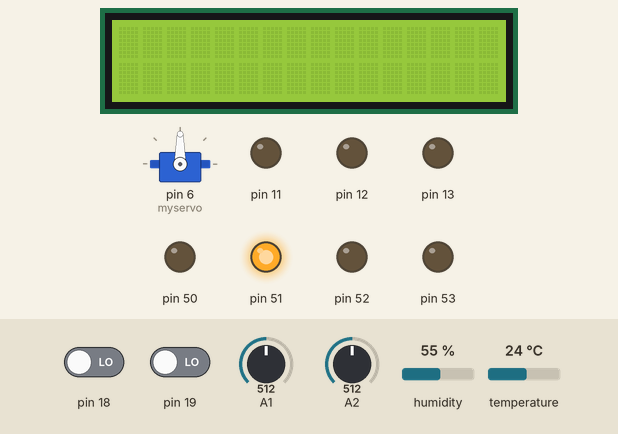
Simulated run of this sketch. Board: Arduino Mega 2560, built with avr-gcc and run on an emulated ATmega2560. Shown: 16×2 character LCD, servo, output pins drawn as LEDs (lit = HIGH). The inputs (shaded band) are chosen by the test bench; at power-on: pin 18 LOW, A1 = 512, temperature 24 °C, A2 = 512, pin 19 LOW, humidity 55 %. The local clock reads 2024-03-15 10:24:30 at power-on unless the sketch sets it; what the sketch prints to the serial monitor is not drawn.

Above: at 1.2 s.
1.3 s: pin 18 driven HIGH
At 2.6 s:
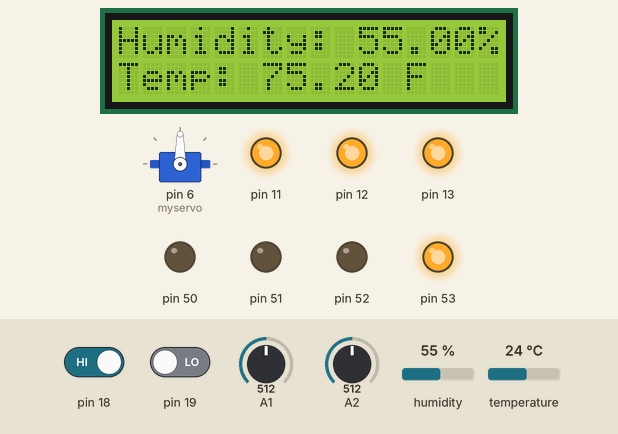
3.3 s: A1 set to 257
5.5 s: A1 set to 233
At 7.6 s:
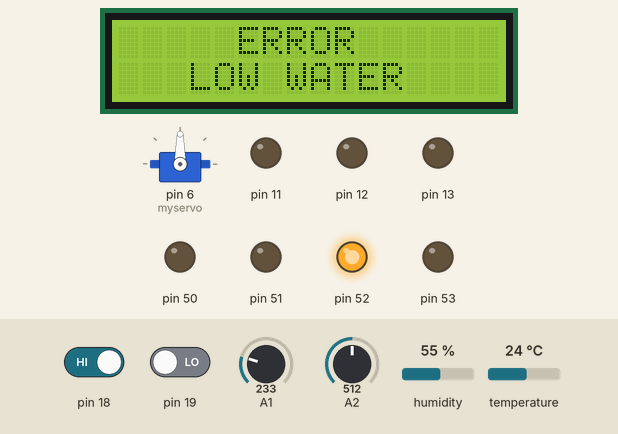
8.5 s: A1 set to 260
At 8.9 s:
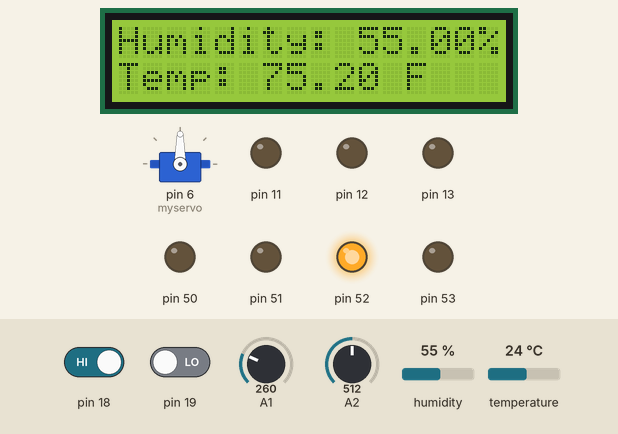
10.5 s: temperature set to 22 °C
At 11.9 s:
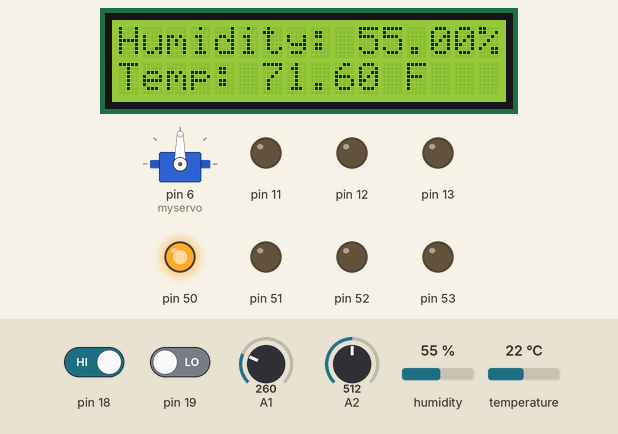
13.0 s: A2 set to 716
At 15.0 s:
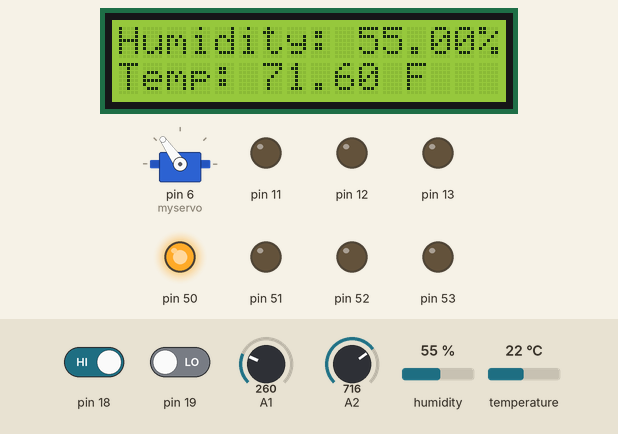
Timing chart, 0 to 16.1 s (numbered marks = the images above; inputs shaded):
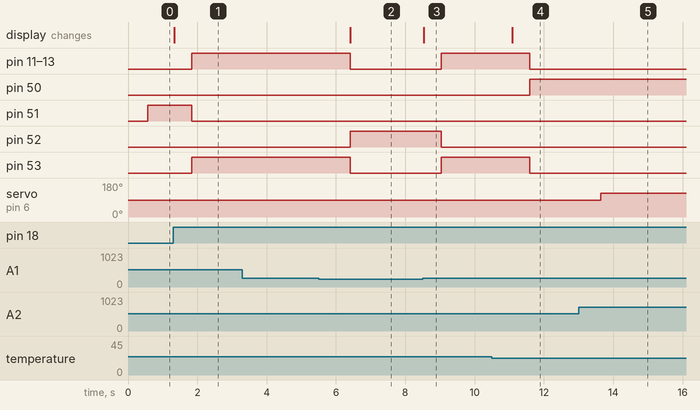

The sketch:

MAIN.ino
```cpp
// Include required libraries
#include <Wire.h>
#include <TimeLib.h>
#include <DS1307RTC.h>
#include "DHT.h"
#include <LiquidCrystal.h>
#include <Servo.h>

#define ENABLE 13 //fan setup
#define DIRA 12
#define DIRB 11

int state = LOW;  // the current state of the output pin
int reading;    // the current reading from the input pin
int previous = HIGH;    // the previous reading from the input pin

int reset;

int printed_disabled = false;  // variables to hold value if the statements in that state have alreday been printed
int printed_idle = false;
int printed_running  = false;
int printed_error = false;

double new_value= 0;

float Temp_Threshold = 75;
float Water_Threshold = 250;

// Define constant for RTC I2C Address
#define DS1307_CTRL_ID 0x68

#define DHTPIN A3
#define DHTTYPE DHT11
DHT dht(DHTPIN, DHTTYPE);

Servo myservo;
int val;
int button = 0;
LiquidCrystal lcd(22, 23, 24, 25, 26, 27);

//// Definitions for the adc setup
volatile unsigned char* my_ADMUX = (unsigned char*) 0x7C;
volatile unsigned char* my_ADCSRB = (unsigned char*) 0x7B;
volatile unsigned char* my_ADCSRA = (unsigned char*) 0x7A;
volatile unsigned int* my_ADC_DATA = (unsigned int*) 0x78;

// B register
volatile unsigned char* port_b = (unsigned char*) 0x25; // Setting the port_b (data register) to address 0x25 (sets bit as high or low, outputs data)
volatile unsigned char* ddr_b = (unsigned char*) 0x24;  // Setting the ddr_b (Data Direction Register) to address 0x24 (sets it as input or output)
volatile unsigned char* pin_b = (unsigned char*) 0x23;  // Setting pin_b (Input Pin Address) to 0x23 (Reading a value from a pin)

//D register
volatile unsigned char* pin_d = (unsigned char*) 0x09;
volatile unsigned char* ddr_d = (unsigned char*) 0x0A;
volatile unsigned char* port_d = (unsigned char*) 0x0B;

long time = 0;         // the last time the output pin was toggled
long debounce = 200;   // the debounce time, increase if the output flickers

void setup() {
   lcd.begin(16, 2);

   adc_init(); // setup the ADC

   dht.begin();

   myservo.attach(6);

  *ddr_b = B11101111;  // output for the LED pins and the fan ;
  *ddr_d = B11110010; //PIN 18 nad 19 are inputs for the buttons.

  attachInterrupt(digitalPinToInterrupt(18),handleInt,CHANGE);  //interrupt for the start/stop buttton
  attachInterrupt(digitalPinToInterrupt(19),handleInt2,CHANGE); //interrupt for the reset button

  Serial.begin(9600);
}

void loop() {
  if (reading == HIGH && previous == LOW && millis() - time > debounce) {   // executed after on/off butoon interrupt to change states
      if (state == HIGH){
      state = LOW;
      Serial.print("OFF\n");
    }
    else{
      Serial.print("ON\n");
      state = HIGH;
     }
    time = millis();
   }
  previous = reading;
  reading = LOW;

   if(state == LOW){
      disabled_state();
    }

   else if(state == HIGH){
     if (Water_level() > Water_Threshold && DHT_sensor() < Temp_Threshold){

      idle_state();
     }
     else if (Water_level() > Water_Threshold && DHT_sensor() > Temp_Threshold){

      running_state();
     }
     else if(Water_level() < Water_Threshold){

      error_state();
     }
   }
}

// Interrupt Handler
void handleInt() {
  reading = HIGH;  //Interrupt handler for the on/off utton
}

void handleInt2() {
  reset = HIGH;  //Iterrupt handler for the reset button
}

void disabled_state(){

  printed_idle = false; //set all the other state variables as false so they can be printed next time the other states are executed
  printed_running  = false;
  printed_error = false;
  if (printed_disabled == false){  // prints name of the state and time only once , i.e every time the state is executed
    Serial.println("DISABLED State");
    printCurrentTime();
    printed_disabled = true;
  }

  *port_b &= B00000100;
  *port_b |= B00000100; // turn of all other LEDs and turn on Yellow LED

  lcd.clear();   // no display on LED
}

void idle_state(){
  printed_disabled = false;
  printed_running  = false;
  printed_error = false;
  if (printed_idle == false){   // prints name of the state and time only once , i.e every time the state is executed
    Serial.println("IDLE State");
    printCurrentTime();
    printed_idle = true;
  }

  *port_b &= B00001000;
  *port_b |= B00001000; // turn of all other LEDs and turn on Green LED

   DHT_sensor();  // turn on LCD monitor for temperature and humidity
   servo_motor(); //turn on vent control
}

void running_state(){
  printed_disabled = false;
  printed_idle  = false;
  printed_error = false;
  if (printed_running == false){
    Serial.println("RUNNING State");
    printCurrentTime();
    printed_running =  true;
}
  *port_b &= B11100001;  // turn of all other LEDs and turn on Blue LED
  *port_b |= B00000001;

  DHT_sensor();  // turn on LCD monitor for temperature and humidity
  fan_control(); // turn on fan
  servo_motor(); //turn on vent control
}

void error_state(){
  printed_disabled = false;
  printed_running  = false;
  printed_idle = false;
  if(printed_error == false){
    Serial.println("ERROR State");
    printCurrentTime();
    printed_error =  true;
  }
  *port_b &= B00000010;
  *port_b |= B00000010;  // turn of all other LEDs and turn on Red LED

  LCD_error(); //print LCD error message

  if(Water_level() > Water_Threshold && reset  == HIGH){  //if intreuppt is triggered then return to idle state if water level is above threshold
    idle_state();
    reset = LOW;
  }
}

void LCD_error() //print LCD error message
{
  lcd.clear();
  lcd.setCursor (0,0);
  lcd.print("     ERROR");
  lcd.setCursor(0,1);
  lcd.print ("   LOW WATER");
}

float DHT_sensor(){
  float h = dht.readHumidity(); // Read humidity
  float f = dht.readTemperature(true); //Read temperature
   if (isnan(h) || isnan(f)) // Check if any reads failed and exit early (to try again).
  {
    Serial.println(F("Failed to read from DHT sensor!"));
  }
  LCD_data(h, f);
  return f;
}


void LCD_data(float h, float f){ // LCD display
  lcd.setCursor (0,0);
  lcd.print ("Humidity: ");
  lcd.print (h);
  lcd.print ("%");

  lcd.setCursor (0,1);
  lcd.print ("Temp: ");
  lcd.print (f);
  lcd.print (" F");
}

void fan_control(){
 *port_b |= B11110000; //turning on fan

  }

void servo_motor (){
  val = adc_read(2); // pin A2
  val= map(val , 0 , 1023, 0 , 180);
  myservo.write(val);
  print_once(val); // printing value of angle only if it has changed
  delay(1000);
}

double Water_level()
{
  // get the reading from the ADC
  unsigned int adc_reading = adc_read(1); // pin A1
  return adc_reading;
}


// Format numbers as 2-digit numbers
void print2digits(int number) {
  if (number >= 0 && number < 10) {
    Serial.print('0');
  }
  Serial.print(number);
}

// Print to the serial monitor
void printCurrentTime(){

tmElements_t tm;

  if (RTC.read(tm)) {
    print2digits(tm.Hour);
    Serial.print(':');
    print2digits(tm.Minute);
    Serial.print(':');
    print2digits(tm.Second);
    Serial.print(" - ");
    Serial.print(tmYearToCalendar(tm.Year));
    Serial.print('-');
    print2digits(tm.Month);
    Serial.print('-');
    print2digits(tm.Day);

    Serial.println();
    delay(500);
  }
}

void print_once(double value){ //to print value of anything only if it has changed, in this case used for servo motor angle

  if(new_value != value){
  new_value = value;
  Serial.print("ANGLE:");
  Serial.println(new_value);
  }
}

void adc_init()
{
  // setup the A register
  // set bit   7 to 1 to enable the ADC
  *my_ADCSRA |= 0b10000000;
  // clear bit 5 to 0 to disable the ADC trigger mode
  *my_ADCSRA &= 0b11011111;
  // clear bit 4 to 0 to disable the ADC interrupt
  *my_ADCSRA &= 0b11110111;
  // clear bit 3-0 to 0 to set prescaler selection to slow reading
  *my_ADCSRA &= 0b11111000;


  // setup the B register
  // clear bit 3 to 0 to reset the channel and gain bits
  *my_ADCSRB &= 0b11110111;
  // clear bit 2-0 to 0 to set free running mode
  *my_ADCSRB &= 0b11111000;


  // setup the MUX Register
  // clear bit 7 to 0 for AVCC analog reference
  *my_ADMUX &= 0b01111111;
  // set bit   6 to 1 for AVCC analog reference
  *my_ADMUX |= 0b01000000;
  // clear bit 5 to 0 for right adjust result
  *my_ADMUX &= 0b11011111;
    // clear bit 5 to 0 for right adjust result
  *my_ADMUX &= 0b11011111;
  // clear bit 4-0 to 0 to reset the channel and gain bits
  *my_ADMUX &= 0b11100000;


}
unsigned int adc_read(unsigned char adc_channel_num)
{
  // clear the channel selection bits (MUX 4:0)
  *my_ADMUX &=0b11100000;

  // clear the channel selection bits (MUX 5)
  *my_ADCSRB &= 0b11110111;

  // set the channel selection bits, but remove the most significant bit (bit 3)
  if(adc_channel_num>7){
    adc_channel_num -=8;
    // set MUX bit 5
    *my_ADCSRB |= 0b00001000;
  }

  // set the channel selection bits
  *my_ADMUX += adc_channel_num;

  // set bit 6 of ADCSRA to 1 to start a conversion
  *my_ADCSRA |=0x40;

  // wait for the conversion to complete
  while((*my_ADCSRA & 0x40)!=0);

  // return the result in the ADC data register
  return *my_ADC_DATA;
}
```

Measured:
- the behaviour switches between 250 and 249 on A1 (found by bisection; images 1 and 2)
- the behaviour switches between 24 and 23 °C on temperature (found by bisection; images 3 and 4)
- after the input at 1.3 s, pin 11–13, pin 53: LOW → HIGH after 0.54 s; pin 51: HIGH → LOW after 0.54 s; the display: changes at once (image 1)
- after the input at 3.3 s, every drawn part: stays the same
- after the input at 5.5 s, pin 11–13, pin 53: HIGH → LOW after 0.91 s; pin 52: LOW → HIGH after 0.91 s; the display: changes after 0.92 s (image 2)
- after the input at 8.5 s, pin 11–13, pin 53: LOW → HIGH after 0.54 s; pin 52: HIGH → LOW after 0.54 s; the display: changes at once (image 3)
- after the input at 10.5 s, pin 11–13, pin 53: HIGH → LOW after 1.1 s; pin 50: LOW → HIGH after 1.1 s; the display: changes after 0.59 s (image 4)
- after the input at 13.0 s, servo on pin 6 (myservo): 90° → 125° after 0.63 s
